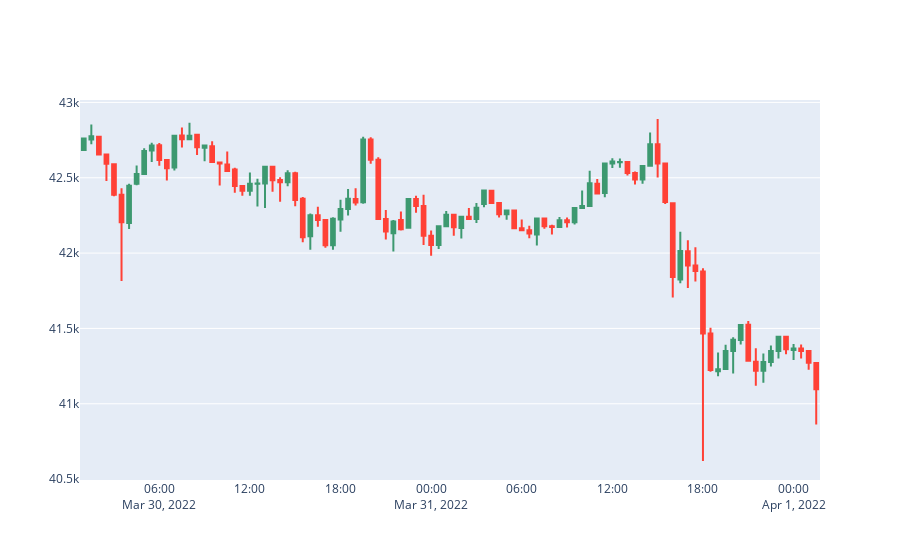

Notebook source saved alongside this figure:
### Code cell
df = nTimesLargerInterval(getOfflinePrices(since=timeToTimeStamp(2022,Months.march,30,0,0,0)),interval=2)
fig = figure_factory.create_candlestick(df.open, df.high, df.low, df.close, dates=df.dateTime)
fig.show()

### Figure 1 — Plotly figure (JSON) as saved in the notebook; plotly's stock layout.template omitted (floating-point values rounded to 4 significant figures; data arrays with more than 128 entries replaced by an {"elided": "..."} marker saying what was removed)
{"data": [{"boxpoints": false, "fillcolor": "#3D9970", "line": {"color": "#3D9970"}, "name": "Increasing", "showlegend": false, "type": "box", "whiskerwidth": 0, "x": {"elided": "270 str values"}, "y": {"elided": "270 float values"}}, {"boxpoints": false, "fillcolor": "#FF4136", "line": {"color": "#FF4136"}, "name": "Decreasing", "showlegend": false, "type": "box", "whiskerwidth": 0, "x": {"elided": "318 str values"}, "y": {"elided": "318 float values"}}], "layout": {}}
